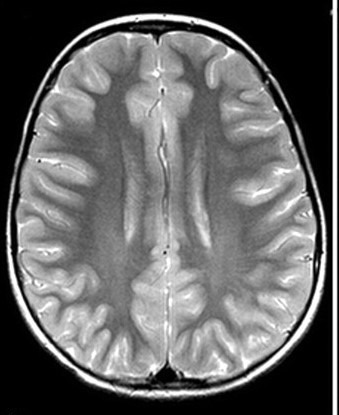
#> input picture raw_dataset/0/Not Cancer  (1026).jpg, 339 x 415 px; its folder holds only this picture in this run
$ python crop_dataset.py
#> lines starting #> are read from the running program, lines starting #| are printed output that depends on the picture; after the words box and inside, x2 and y2 are one past the last pixel; in counts of white or black regions, pixels touching at a corner belong together
#> further down, img is the input picture: shape (415, 339, 3); min 0, max 255, mean 102.1
import cv2
import os


def crop_and_resize(image, target_size=(224, 224), negative_space_color=(0, 0, 0)):
#> called with target_size = (224, 224), negative_space_color = (0, 0, 0)
    gray = cv2.cvtColor(image, cv2.COLOR_BGR2GRAY)

    _, thresh = cv2.threshold(gray, 10, 255, cv2.THRESH_BINARY)
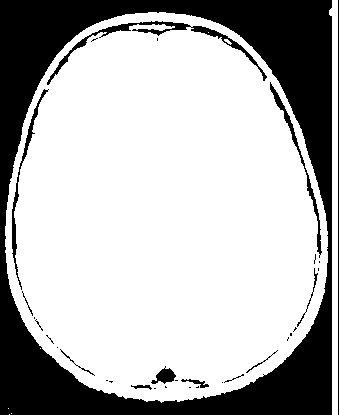
#> thresh: shape (415, 339); 71.3% white; 33 black regions (20 under 20 px)

    contours, _ = cv2.findContours(thresh, cv2.RETR_EXTERNAL, cv2.CHAIN_APPROX_SIMPLE)
#> contours = 6 contours, 4 with area under 20; largest, box (x1, y1, x2, y2) and area: (5, 12, 328, 403) 100341, (329, 0, 338, 415) 2090

    if not contours:
        return cv2.resize(image, target_size)

    x, y, w, h = cv2.boundingRect(contours[0])
#> x = 9; y = 414; w = 1; h = 1
    for contour in contours:
        x_, y_, w_, h_ = cv2.boundingRect(contour)
        x = min(x, x_)
        y = min(y, y_)
        w = max(x + w, x_ + w_) - x
        h = max(y + h, y_ + h_) - y
#> this loop made 6 passes
#> (x_, y_, w_, h_, x, y, w, h) on passes 1 to 6: (9, 414, 1, 1, 9, 414, 1, 1), (11, 413, 1, 1, 9, 413, 3, 1), (8, 408, 1, 1, 8, 408, 3, 1), (40, 348, 1, 1, 8, 348, 33, 1), (5, 12, 323, 391, 5, 12, 323, 391), (329, 0, 9, 415, 5, 0, 333, 415)
#> after the loop, h = 415; w = 333

    cropped = image[y : y + h, x : x + w]
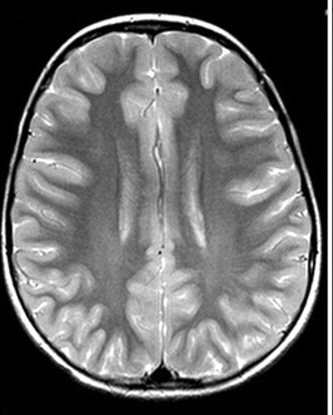
#> cropped: shape (415, 333, 3); min 0, max 255, mean 103.9

    resized = cv2.resize(cropped, target_size)
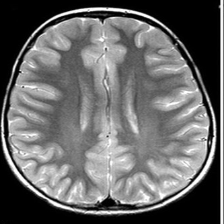
#> resized: shape (224, 224, 3); min 0, max 255, mean 103.7

    return resized


base_dir = "raw_dataset"
save_base_dir = "cropped_dataset"

if not os.path.exists(save_base_dir):
    os.makedirs(save_base_dir)

for class_label in ["0", "1"]:
    class_dir = os.path.join(base_dir, class_label)
    save_class_dir = os.path.join(save_base_dir, class_label)

    if not os.path.exists(save_class_dir):
        os.makedirs(save_class_dir)

    for img_name in os.listdir(class_dir):
        img_path = os.path.join(class_dir, img_name)
        save_img_path = os.path.join(save_class_dir, img_name)

        img = cv2.imread(img_path)

        processed_img = crop_and_resize(img)

        cv2.imwrite(save_img_path, processed_img)
#> pass 2 of the loop `for class_label in ["0", "1"]:`:
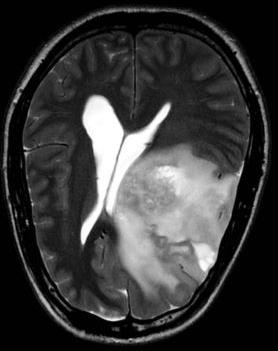
#> input picture raw_dataset/1/Cancer (1014).jpg, 278 x 351 px
#> img is the input picture: shape (351, 278, 3); min 0, max 255, mean 57.6
#> gray: shape (351, 278)
#> in crop_and_resize (call 2), `_, thresh = cv2.threshold(gray, 10, 255, cv2.THRESH_BINARY)`:
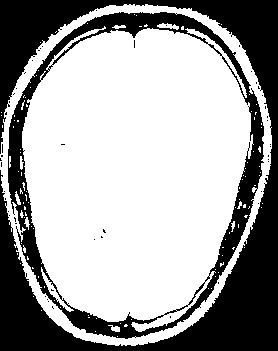
#> thresh: shape (351, 278); 64.4% white; 50 black regions (48 under 20 px)
#> contours = 14 contours, 13 with area under 20; largest, box (x1, y1, x2, y2) and area: (0, 4, 272, 346) 72830
#> in crop_and_resize (call 2), `x, y, w, h = cv2.boundingRect(contours[0])`: x = 41; y = 310; w = 1
#> the loop in crop_and_resize (call 2), `for contour in contours:` made 14 passes
#> (x_, y_, w_, h_, x, y, w, h) on passes 1, 2, 3, 5, 6, 7, 9, 10: (41, 310, 1, 1, 41, 310, 1, 1), (33, 296, 1, 1, 33, 296, 1, 1), (20, 263, 1, 1, 20, 263, 1, 1), (244, 247, 1, 1, 17, 247, 228, 2), (261, 207, 1, 1, 17, 207, 245, 2), (262, 203, 1, 1, 17, 203, 246, 2), (1, 115, 1, 1, 1, 115, 246, 3), (1, 112, 1, 1, 1, 112, 246, 3)
#> after the loop in crop_and_resize (call 2), `for contour in contours:`: h = 342; w = 272
#> cropped: shape (342, 272, 3)
#> in crop_and_resize (call 2), `resized = cv2.resize(cropped, target_size)`:
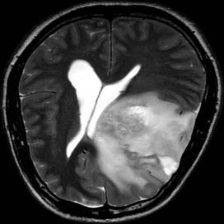
#> resized: shape (224, 224, 3); min 0, max 255, mean 60.3
